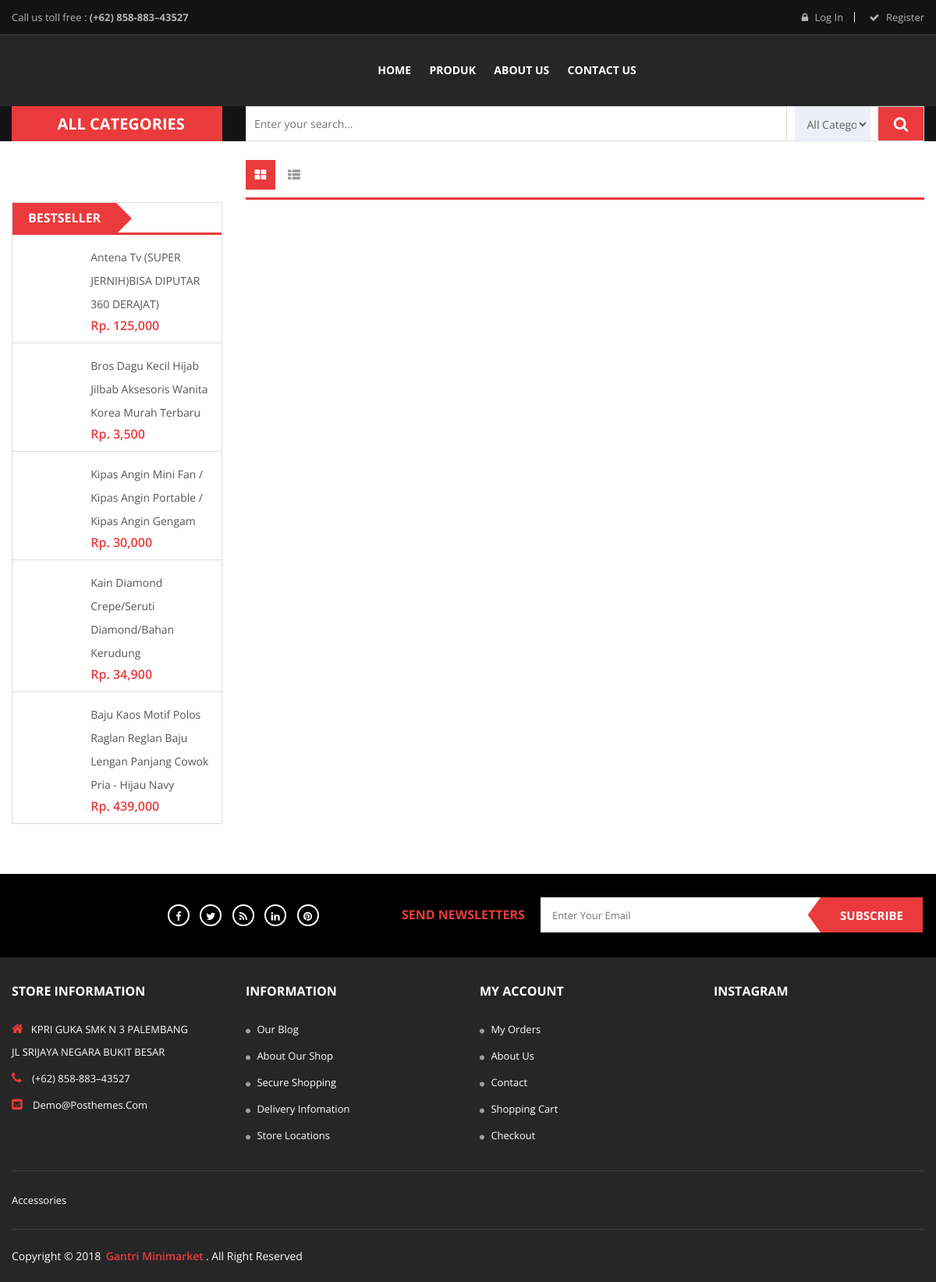
Screenshot of /index.php/frontendc/subkat with the database file from the repository.
### tables this page shows
CREATE TABLE `produk` (
  `produk_kode` varchar(15) NOT NULL,
  `list_id` int(11) NOT NULL,
  `produk_nama` varchar(150) NOT NULL,
  `produk_harga` int(11) NOT NULL,
  `produk_ket` text NOT NULL,
  `produk_up` enum('yes','no') NOT NULL DEFAULT 'no',
  `produk_gambar` varchar(150) NOT NULL DEFAULT 'images/default.php'
);

### application/controllers/FrontendC.php (called while the page is built, shortened)
<?php
class FrontendC extends CI_Controller{
	function __construct(){
		$this->load->model('Mymod');
	}
	public function subkat()
	{
		$kode=$this->uri->segment(3);
		$best = $this->Mymod->best_seller()->result_array();
		$nprds = $this->Mymod->joinsubkat($kode)->result_array();
		$proed = $this->Mymod->ViewData('produk');
		$x['nprd'] = $nprds;
		$x['best'] = $best;
		$xx['produk'] = $proed;
		$y['title']='Produk';
		$this->load->view('frontend/layout/header',$y);
		$this->load->view('frontend/produk/subkat',$x);
		$this->load->view('frontend/layout/footer',$xx);
	}
}

### index.php (called while the page is built, shortened)
<?php
require_once BASEPATH.'core/CodeIgniter.php';

### application/models/Mymod.php (called while the page is built, shortened)
<?php
class Mymod extends CI_Model{
    public function ViewDetail($table,$where,$data){
        $this->db->select('*');
        $this->db->where($where,$data);
        $res = $this->db->get($table);
        return $res->row_array();
    }
    public function GetDataJoin($table,$where){
        $i=1;
        $this->db->select('*');
        $this->db->from(''.$table1.' t1');
        $this->db->join(''.$table2.' t2','t1.'.$t1id.'=t2.'.$t2id);
        $this->db->where($where);
        $res = $this->db->get();
        return $res;
    }
    public function best_seller(){
        $res = $this->db->query("SELECT produk_kode,count(produk_kode) as jumlah from pemesanan_detailp  GROUP by produk_kode order by jumlah desc");
        return $res;
    }
    public function joinsubkat($kode){
        $this->db->select('*');
        $this->db->from('sub_kategori');
        $this->db->join ( 'list', 'sub_kategori.sk_id = list.sk_id' , 'inner' );
        $this->db->join ( 'produk', 'produk.list_id = list.list_id' , 'inner' );
        $this->db->where ( 'sub_kategori.sk_id', $kode );
        $res = $this->db->get();
        return $res;
    }
}

### application/views/frontend/produk/subkat.php (the view, shortened to what this page needs)
<br>
<div class="categorie_details">
    <div class="container">
        <div class="row">
            <div class="col-lg-3 col-md-4">
                <div class="sidebar_categorie_area">
                    <div class="product_banner product_banner_shop fix mb-30">
                    </div>
                    <div class="top_sellers top_seller_two featured mb-40">
                        <div class="top_title">
                            <h2> Bestseller</h2>
                        </div>
                        <div class="small_product_active owl-carousel">
                            <div class="small_product_item">
                              <?php
                              $tgl=date("Y-m-d h:i:s");
                              foreach($best as $i):
                                $gtable='produk';
                                $gwhere='produk_kode';
                                $gdata=$i['produk_kode'];
                                $gc= $this->Mymod->ViewDetail($gtable,$gwhere,$gdata);
                                $jtable=[
                                    'promo' => 'produk_kode',
                                    'produk' => 'produk_kode'
                                ];
                                $where=[
                                    't1.promo_start <='=>$tgl,
                                    't1.promo_end >'=>$tgl,
                                    't2.produk_kode'=>$gc['produk_kode'],
                                ];
                                $promo = $this->Mymod->GetDataJoin($jtable,$where);
                                $gprom = $promo->row_array();
                                $newprc=($gprom['produk_harga']-(($gprom['produk_harga']*$gprom['promo_diskon'])/100));
                                ?>
                                <div class="small_product">
                                    <div class="small_product_thumb">
                                </div>
                                <div class="small_product_content">
                                 <div class="small_product_name">
                                    <a title="<?= $gc['produk_nama']; ?>" href="<?= base_url();?>produk/detail/<?= $gc['produk_kode']; ?>"><?= $gc['produk_nama'];?></a>
                                </div>
                                <div class="small_product_price">
                                   <?php if($promo->row_array() > 0 ) {?>
                                    <span class="new_price"> <?= "Rp. ".number_format($newprc); ?>  </span>
                                    <span class="old_price"> <?= "Rp. ".number_format($gc['produk_harga']); ?> </span>
                                <?php } else { ?>
                                    <span class="new_price"> <?= "Rp. ".number_format($gc['produk_harga']); ?> </span>
                                <?php } ?>
                            </div>
                        </div>
                    </div>
                <?php endforeach; ?>
            </div>
        </div>
    </div>
</div>
</div>
<div class="col-lg-9 col-md-8">
    <div class="categorie_d_right">
        <div class="categorie_product_toolbar mb-30">
            <div class="categorie_product_button">
                <ul class="nav" role="tablist">
                    <li>
                        <a class="active" data-toggle="tab" href="#large" role="tab" aria-controls="large" aria-selected="true"><i class="fa fa-th-large"></i></a>
                    </li>
                    <li>
                        <a  data-toggle="tab" href="#list" role="tab" aria-controls="list" aria-selected="false"><i class="fa fa-th-list"></i></a>
                    </li>
                </ul>
            </div>
        </div>
            </div>
        </div>
    </div>
</div>
</div>
<br>

### application/views/frontend/layout/header.php (shortened to what this page needs)
<!doctype html>
<html class="no-js" lang="zxx">
<head>
  <link rel="stylesheet" href="<?php echo base_url();?>assets/frontend/assets/css/bootstrap.min.css">
  <link rel="stylesheet" href="<?php echo base_url();?>assets/frontend/assets/css/bundle.css">
  <link rel="stylesheet" href="<?php echo base_url();?>assets/frontend/assets/css/plugins.css">
  <link rel="stylesheet" href="<?php echo base_url();?>assets/frontend/assets/css/style.css">
  <link rel="stylesheet" href="<?php echo base_url();?>assets/frontend/assets/css/responsive.css">
</head>
<body>
 <div class="header_area">
  <div class="header_top top_three">
    <div class="container">
      <div class="row">
        <div class="col-lg-6">
          <div class="top_left_sidebar">
            <div class="contact_link link_three">
              <span>Call us toll free : <strong>(+62) 858-883–43527</strong></span>
            </div>
          </div>
        </div>
        <div class="col-lg-6">
          <div class="header_right_info right_info_three text-right">
            <ul>
              <?php if(!isset($_SESSION['logged_in_user'])) {?>
                <li class="log_in"><a href="<?= base_url();?>Login"><i class="fa fa-lock" aria-hidden="true"></i> Log in  </a></li>
                <li class="link_checkout"><a href="<?= base_url();?>Register"><i class="fa fa-check" aria-hidden="true"></i> Register </a></li>
              <?php }else {?>
                <li class="my_account"><a href="<?= base_url();?>myaccount"><i class="fa fa-user" aria-hidden="true"></i> My account</a></li>
                <li class="my_account"><a href="<?= base_url();?>Logout"><i class="fa fa-sign-out" aria-hidden="true"></i> Logout</a></li>
              <?php } ?>
            </ul>
          </div>
        </div>
      </div>
    </div>
  </div>
  <div class="header_middle middle_three">
    <div class="container">
      <div class="row align-items-center">
        <div class="col-lg-3 ">
          <div class="logo">
          </div>
        </div>
        <div class="col-lg-7">
          <div class="main_menu_inner menu_inner_three">
            <div class="main_menu menu_three  d-none d-lg-block text-center">
              <nav>
                <ul>
                  <li><a href="<?= base_url()?>">Home</a></li>
                  <li><a href="<?= base_url();?>produk">Produk</a></li>
                  <li><a href="<?= base_url();?>aboutus">About Us</a></li>
                  <li><a href="<?= base_url();?>contactus">Contact Us</a></li>
                </ul>
              </nav>
            </div>
        </div>
      </div>
      <div class="col-lg-2">
      </div>
    </div>
  </div>
</div>
<div class="header_bottom bottom_three">
 <div class="container">
   <div class="row">
    <div class="col-lg-3 col-md-5">
      <div class="categories_menu categorie__three">
        <div class="categories_title ca_title_two">
          <h2 class="categori_toggle"><img src="<?php echo base_url();?>assets/frontend/assets/img/logo/categorie.png" alt=""> All categories</h2>
        </div>
       </div>
     </div>
     <div class="col-lg-9 col-md-7">
      <div class="search_form form_four">
        <form action="#">
          <input placeholder="Enter your search..." type="text">
          <div class="select_categories select_three">
            <select name="select" id="categorie">
             <option selected value="0">All Categories</option>
          </select>
        </div>
        <button type="submit"><i class="fa fa-search" aria-hidden="true"></i></button>
      </form>
    </div>
  </div>
</div>
</div>
</div>
</div>

### application/views/frontend/layout/footer.php (shortened to what this page needs)
<div class="newsletter_area">
    <div class="container">
        <div class="row align-items-center">
            <div class="col-lg-2 col-md-6">
                <div class="footer_logo">
                </div>
            </div>
            <div class="col-lg-3 col-md-6">
                <div class="social_icone">
                    <ul>
                        <li><a href="#" title="facebook"><i class="fa fa-facebook"></i></a></li>
                        <li><a href="#" title="twitter"><i class="fa fa-twitter"></i></a></li>
                        <li><a href="#" title="feed"><i class="fa fa-feed"></i></a></li>
                        <li><a href="#" title="linkedin"><i class="fa fa-linkedin"></i></a></li>
                        <li><a href="#" title="pinterest"><i class="fa fa-pinterest"></i></a></li>
                    </ul>
                </div>
            </div>
            <div class="col-lg-7">
                <div class="newslatter_inner fix">
                    <h4>send Newsletters</h4>
                    <form action="#">
                        <input placeholder="enter your email" type="text">
                        <button type="submit">Subscribe</button>
                    </form>
                </div>
            </div>
        </div>
    </div>
</div>
<div class="footer_area">
    <div class="container">
        <div class="footer_top">
            <div class="row">
                <div class="col-lg-3 col-md-6 col-sm-6">
                    <div class="single_footer">
                        <h4>store information</h4>
                        <ul>
                            <li><i class="fa fa-home"></i>KPRI GUKA SMK N 3 PALEMBANG <br>JL SRIJAYA NEGARA BUKIT BESAR
                         </li>
                         <li><i class="fa fa-phone"></i> (+62) 858-883–43527</li>
                         <li><a href="#"><i class="fa fa-envelope-square"></i> demo@posthemes.com</a></li>
                     </ul>
                 </div>
             </div>
             <div class="col-lg-3 col-md-6 col-sm-6">
                <div class="single_footer">
                    <h4>Information</h4>
                    <ul>
                        <li><a href="#"><i class="fa fa-circle"></i> Our Blog</a></li>
                        <li><a href="#"><i class="fa fa-circle"></i> About Our Shop</a></li>
                        <li><a href="#"><i class="fa fa-circle"></i> Secure Shopping</a></li>
                        <li><a href="#"><i class="fa fa-circle"></i> Delivery infomation</a></li>
                        <li><a href="#"><i class="fa fa-circle"></i> Store Locations</a></li>
                    </ul>
                </div>
            </div>
            <div class="col-lg-3 col-md-6 col-sm-6">
                <div class="single_footer">
                    <h4>My account</h4>
                    <ul>
                        <li><a href="#"><i class="fa fa-circle"></i> My orders</a></li>
                        <li><a href="#"><i class="fa fa-circle"></i> About Us</a></li>
                        <li><a href="#"><i class="fa fa-circle"></i> Contact</a></li>
                        <li><a href="#"><i class="fa fa-circle"></i> Shopping cart</a></li>
                        <li><a href="#"><i class="fa fa-circle"></i> Checkout</a></li>
                    </ul>
                </div>
            </div>
            <div class="col-lg-3 col-md-6 col-sm-6">
                <div class="single_footer">
                    <h4>instagram</h4>
                    <div class="instagram_img">
                        <div class="single_instagram_img">
                        </div>
                        <div class="single_instagram_img">
                        </div>
                        <div class="single_instagram_img">
                        </div>
                        <div class="single_instagram_img">
                        </div>
                        <div class="single_instagram_img">
                        </div>
                        <div class="single_instagram_img">
                        </div>
                    </div>
                </div>
            </div>
        </div>
    </div>
    <div class="row">
        <div class="col-12">
            <div class="footer_tags">
                <a href="#" title="More about Accessories"> Accessories </a>
            </div>
        </div>
    </div>
    <div class="copyright_area">
        <div class="row">
            <div class="col-lg-6 col-md-6 col-sm-6">
                <div class="widget_copyright">
                    <p>copyright &copy; 2018 <a href="#">Gantri Minimarket</a>. all right reserved</p>
                </div>
            </div>
            <div class="col-lg-6 col-md-6 col-sm-6">
                <div class="payment">
                </div>
            </div>
        </div>
    </div>
</div>
</div>
</body>
</html>

### assets/frontend/assets/css/bundle.css (style rules this page uses)
body { font-family: 'Open Sans', sans-serif; line-height: 24px; font-weight: 400; font-style: normal; color: #666666; font-size: 13px; }
a, .btn { -webkit-transition: all 0.3s ease-out 0s; transition: all 0.3s ease-out 0s; }
a, button, input { outline: medium none; color: #686868; }
h1, h2, h3, h4, h5, h6 { font-weight: normal; color: #444444; margin-top: 0px; font-style: normal; font-weight: 400; }
h2 { font-size: 37px; }
h4 { font-size: 22px; }
ul { margin: 0px; padding: 0px; }
li { list-style: none }
p { font-size: 14px; font-weight: normal; line-height: 24px; margin-bottom: 10px; }
strong { font-weight: bold; }
.fix { overflow: hidden }
a.button-border span, a.button-border-white span, input, select, textarea { -webkit-transition: all 0.5s ease-out 0s; transition: all 0.5s ease-out 0s; }
input { background: #eceff8; border: 1px solid #eee; height: 45px; -webkit-box-shadow: none; box-shadow: none; padding-left: 10px; font-size: 14px; color: #626262; width: 100%; }
select { width: 100%; background: #eceff8; border: 2px solid #eceff8; height: 45px; padding-left: 10px; -webkit-box-shadow: none; box-shadow: none; font-size: 14px; color: #626262; }
option { background: #fff; border: 0px solid #626262; padding-left: 10px; font-size: 14px; }
.mb-30 { margin-bottom: 30px }
.mb-40 { margin-bottom: 40px }

### rows the page displays
produk: produk_nama "Antena Tv (SUPER JERNIH)BISA DIPUTAR 360 DERAJAT)", produk_harga "125,000"
produk: produk_nama "Bros Dagu Kecil Hijab Jilbab Aksesoris Wanita Korea Murah Terbaru", produk_harga "3,500"
produk: produk_nama "Kipas Angin Mini Fan / Kipas Angin Portable / Kipas Angin Gengam", produk_harga "30,000"
produk: produk_nama "Kain Diamond Crepe/Seruti Diamond/Bahan Kerudung", produk_harga "34,900"
produk: produk_nama "Baju Kaos Motif Polos Raglan Reglan Baju Lengan Panjang Cowok Pria - Hijau Navy", produk_harga "439,000"
